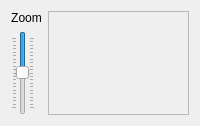
  <widget class="QWidget" name="centralWidget">
   <property name="styleSheet">
    <string notr="true"/>
   </property>
   <layout class="QVBoxLayout" name="verticalLayout_3">
    <item>
     <layout class="QHBoxLayout" name="horizontalLayout_4">
      <item>
       <layout class="QVBoxLayout" name="verticalLayout_2">
        <item>
         <widget class="QLabel" name="ZoomLabel">
          <property name="text">
           <string>Zoom</string>
          </property>
          <property name="alignment">
           <set>Qt::AlignCenter</set>
          </property>
         </widget>
        </item>
        <item>
         <widget class="QSlider" name="ClipAngle">
          <property name="minimumSize">
           <size>
            <width>24</width>
            <height>0</height>
           </size>
          </property>
          <property name="maximumSize">
           <size>
            <width>24</width>
            <height>16777215</height>
           </size>
          </property>
          <property name="minimum">
           <number>1</number>
          </property>
          <property name="maximum">
           <number>1000</number>
          </property>
          <property name="pageStep">
           <number>0</number>
          </property>
          <property name="value">
           <number>500</number>
          </property>
          <property name="orientation">
           <enum>Qt::Vertical</enum>
          </property>
          <property name="invertedAppearance">
           <bool>true</bool>
          </property>
          <property name="tickPosition">
           <enum>QSlider::TicksBothSides</enum>
          </property>
          <property name="tickInterval">
           <number>50</number>
          </property>
         </widget>
        </item>
       </layout>
      </item>
      <item>
       <widget class="QFrame" name="frameVTK">
        <property name="sizePolicy">
         <sizepolicy hsizetype="MinimumExpanding" vsizetype="Preferred">
          <horstretch>0</horstretch>
          <verstretch>0</verstretch>
         </sizepolicy>
        </property>
        <property name="frameShape">
         <enum>QFrame::StyledPanel</enum>
        </property>
        <property name="frameShadow">
         <enum>QFrame::Raised</enum>
        </property>
       </widget>
      </item>
     </layout>
    </item>
   </layout>
  </widget>
